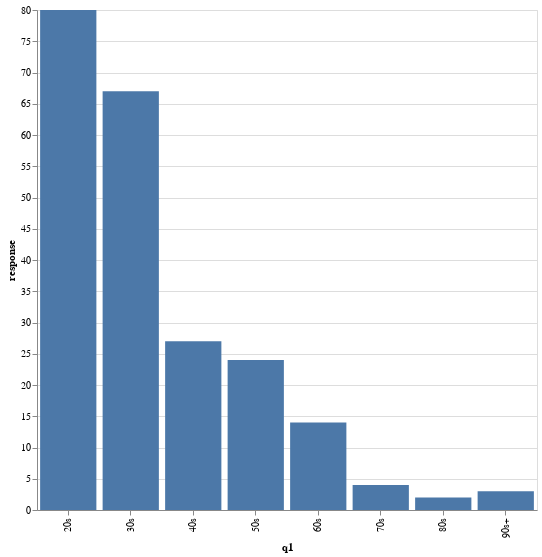
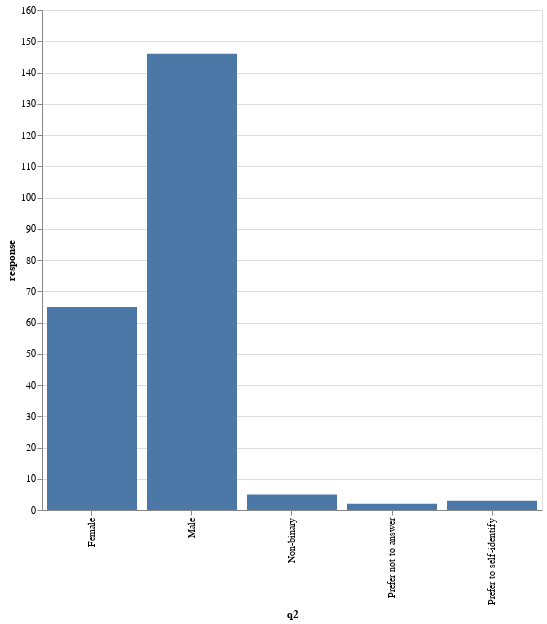
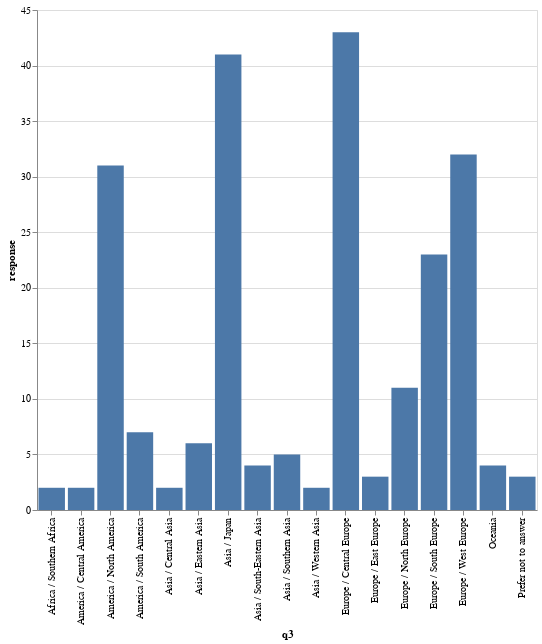
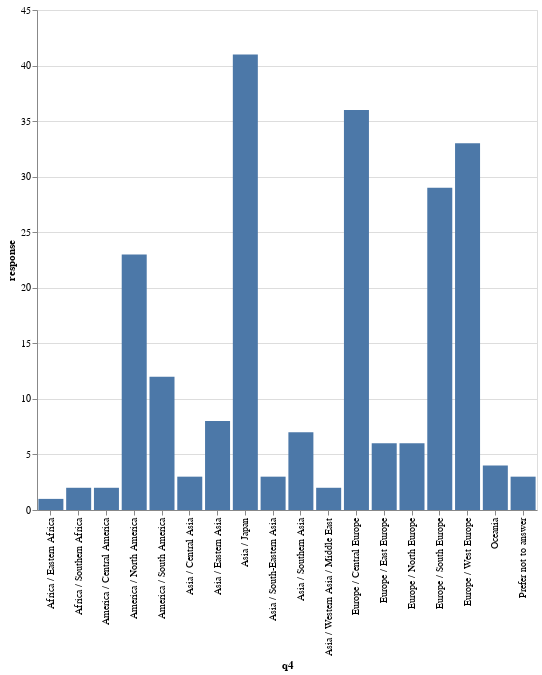

Source (notebook cell) for these figures, in order:
### Code cell
for _q in q:
    _q["chart"].display()

### Figure 1 — Vega-Lite specification as saved in the notebook (floating-point values rounded to 4 significant figures)
{"config": {"view": {"continuousWidth": 300, "continuousHeight": 300}}, "data": {"name": "data-35da4a5202f7c48b26bdfd8d72ff290b"}, "mark": {"type": "bar"}, "encoding": {"x": {"field": "q1", "type": "nominal"}, "y": {"field": "response", "type": "quantitative"}}, "height": 500, "width": 500, "$schema": "https://vega.github.io/schema/vega-lite/v5.8.0.json", "datasets": {"data-35da4a5202f7c48b26bdfd8d72ff290b": [{"q1": "20s", "response": 80}, {"q1": "30s", "response": 67}, {"q1": "40s", "response": 27}, {"q1": "50s", "response": 24}, {"q1": "60s", "response": 14}, {"q1": "70s", "response": 4}, {"q1": "80s", "response": 2}, {"q1": "90s+", "response": 3}]}}

### Figure 2 — Vega-Lite specification as saved in the notebook (floating-point values rounded to 4 significant figures)
{"config": {"view": {"continuousWidth": 300, "continuousHeight": 300}}, "data": {"name": "data-db4ee11dfa184c161706b4da7754a894"}, "mark": {"type": "bar"}, "encoding": {"x": {"field": "q2", "type": "nominal"}, "y": {"field": "response", "type": "quantitative"}}, "height": 500, "width": 500, "$schema": "https://vega.github.io/schema/vega-lite/v5.8.0.json", "datasets": {"data-db4ee11dfa184c161706b4da7754a894": [{"q2": "Female", "response": 65}, {"q2": "Male", "response": 146}, {"q2": "Non-binary", "response": 5}, {"q2": "Prefer not to answer", "response": 2}, {"q2": "Prefer to self-identify", "response": 3}]}}

### Figure 3 — Vega-Lite specification as saved in the notebook (floating-point values rounded to 4 significant figures)
{"config": {"view": {"continuousWidth": 300, "continuousHeight": 300}}, "data": {"name": "data-c5bec70e04e24c24274b2b49cf9b1e55"}, "mark": {"type": "bar"}, "encoding": {"x": {"field": "q3", "type": "nominal"}, "y": {"field": "response", "type": "quantitative"}}, "height": 500, "width": 500, "$schema": "https://vega.github.io/schema/vega-lite/v5.8.0.json", "datasets": {"data-c5bec70e04e24c24274b2b49cf9b1e55": [{"q3": "Africa / Southern Africa", "response": 2}, {"q3": "America / Central America", "response": 2}, {"q3": "America / North America", "response": 31}, {"q3": "America / South America", "response": 7}, {"q3": "Asia / Central Asia", "response": 2}, {"q3": "Asia / Eastern Asia", "response": 6}, {"q3": "Asia / Japan", "response": 41}, {"q3": "Asia / South-Eastern Asia", "response": 4}, {"q3": "Asia / Southern Asia", "response": 5}, {"q3": "Asia / Western Asia", "response": 2}, {"q3": "Europe / Central Europe", "response": 43}, {"q3": "Europe / East Europe", "response": 3}, {"q3": "Europe / North Europe", "response": 11}, {"q3": "Europe / South Europe", "response": 23}, {"q3": "Europe / West Europe", "response": 32}, {"q3": "Oceania", "response": 4}, {"q3": "Prefer not to answer", "response": 3}]}}

### Figure 4 — Vega-Lite specification as saved in the notebook (floating-point values rounded to 4 significant figures)
{"config": {"view": {"continuousWidth": 300, "continuousHeight": 300}}, "data": {"name": "data-4ebead77c532069766526d468473592a"}, "mark": {"type": "bar"}, "encoding": {"x": {"field": "q4", "type": "nominal"}, "y": {"field": "response", "type": "quantitative"}}, "height": 500, "width": 500, "$schema": "https://vega.github.io/schema/vega-lite/v5.8.0.json", "datasets": {"data-4ebead77c532069766526d468473592a": [{"q4": "Africa / Eastern Africa", "response": 1}, {"q4": "Africa / Southern Africa", "response": 2}, {"q4": "America / Central America", "response": 2}, {"q4": "America / North America", "response": 23}, {"q4": "America / South America", "response": 12}, {"q4": "Asia / Central Asia", "response": 3}, {"q4": "Asia / Eastern Asia", "response": 8}, {"q4": "Asia / Japan", "response": 41}, {"q4": "Asia / South-Eastern Asia", "response": 3}, {"q4": "Asia / Southern Asia", "response": 7}, {"q4": "Asia / Western Asia / Middle East", "response": 2}, {"q4": "Europe / Central Europe", "response": 36}, {"q4": "Europe / East Europe", "response": 6}, {"q4": "Europe / North Europe", "response": 6}, {"q4": "Europe / South Europe", "response": 29}, {"q4": "Europe / West Europe", "response": 33}, {"q4": "Oceania", "response": 4}, {"q4": "Prefer not to answer", "response": 3}]}}
